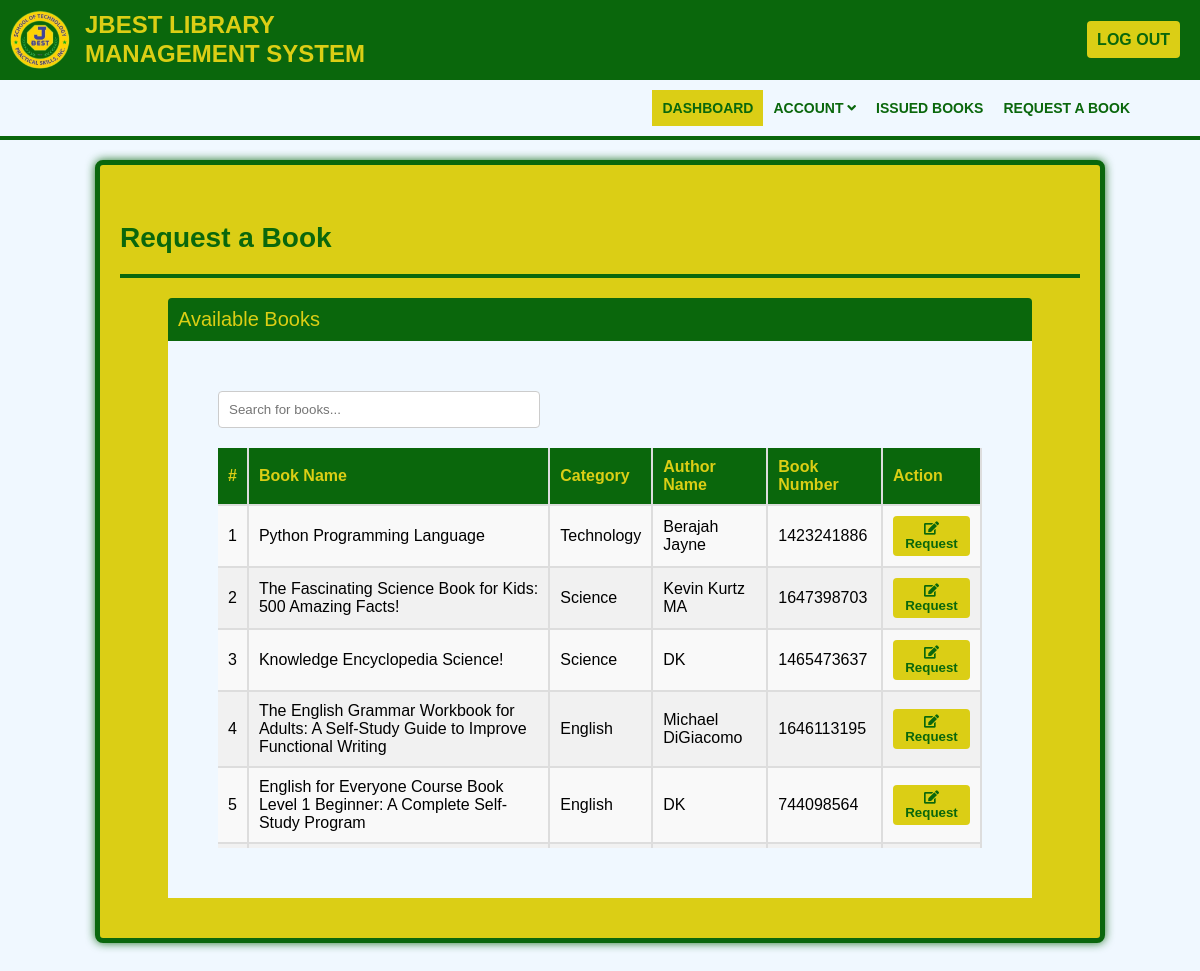
Page /faculty/faculty-Request_book.php on the committed database.
### tables this page shows
CREATE TABLE `tblbooks` (
  `id` int(11) NOT NULL,
  `BookName` varchar(250) DEFAULT NULL,
  `Copies` int(11) DEFAULT NULL,
  `IssuedCopies` int(1) NOT NULL DEFAULT 0,
  `BookNumber` int(100) NOT NULL,
  `CatId` int(11) DEFAULT NULL,
  `AuthorId` int(11) DEFAULT NULL,
  `datepublished` date DEFAULT NULL,
  `RegDate` timestamp NULL DEFAULT current_timestamp(),
  `UpdationDate` timestamp NULL DEFAULT NULL ON UPDATE current_timestamp(),
  `archive` int(1) NOT NULL DEFAULT 1
);

CREATE TABLE `tblcategory` (
  `id` int(11) NOT NULL,
  `CategoryName` varchar(150) DEFAULT NULL,
  `Status` int(1) DEFAULT NULL,
  `CreationDate` timestamp NULL DEFAULT current_timestamp(),
  `UpdationDate` timestamp NOT NULL DEFAULT current_timestamp() ON UPDATE current_timestamp()
);

CREATE TABLE `tblauthors` (
  `id` int(11) NOT NULL,
  `AuthorName` varchar(250) DEFAULT NULL,
  `creationDate` timestamp NULL DEFAULT current_timestamp(),
  `UpdationDate` timestamp NULL DEFAULT NULL ON UPDATE current_timestamp()
);

### faculty/faculty-Request_book.php (the view, shortened to what this page needs)
<?php
include('includes/config.php');
$updateIssuedBooksQuery = "
UPDATE tblbooks b
JOIN (
    SELECT
        b.id,
        LEAST(COUNT(CASE WHEN i.ReturnStatus = 0 THEN i.BookID END), b.Copies) AS IssuedCopies
    FROM tblbooks b
    LEFT JOIN tblissuedbookdetails i ON i.BookID = b.BookNumber
    GROUP BY b.id
) AS issued_books_data
ON b.id = issued_books_data.id
SET b.issuedcopies =
    CASE
        WHEN issued_books_data.IssuedCopies = b.Copies THEN 1
        WHEN issued_books_data.IssuedCopies != b.Copies THEN 0
        ELSE b.issuedcopies  -- Keep current value if no condition is met
    END
";
mysqli_query($conn, $updateIssuedBooksQuery);
$query = "
    SELECT tblbooks.BookName, tblcategory.CategoryName, tblauthors.AuthorName, tblbooks.BookNumber, tblbooks.issuedcopies
    FROM tblbooks
    INNER JOIN tblcategory ON tblbooks.CatID = tblcategory.id
    INNER JOIN tblauthors ON tblbooks.AuthorID = tblauthors.id
    WHERE tblbooks.archive = 1 AND tblbooks.issuedcopies = 0
";
$result = mysqli_query($conn, $query);
?>
<!DOCTYPE html>
<html lang="en">
<head>
    <link rel="stylesheet" href="https://cdnjs.cloudflare.com/ajax/libs/font-awesome/5.15.4/css/all.min.css">
    <link rel="stylesheet" href="assets/css/faculty.css">
</head>
<body>
    <?php include('includes/header.php'); ?>
    <div class="content-wrapper">
        <div class="container">
            <div class="row pad-botm">
                <div class="col-md-12">
                    <h4 class="header-line">Request a Book</h4>
                </div>
            </div>
            <div class="row">
                <div class="col-md-12">
                    <div class="panel panel-default">
                        <div class="panel-heading">
                            Available Books
                        </div>
                        <div class="panel-body">
                            <div class="search-box">
                                <input type="text" id="searchInput" onkeyup="filterTable()" placeholder="Search for books...">
                            </div>
                            <div class="table-responsive">
                                <table class="table table-striped table-bordered table-hover" id="dataTables-example">
                                    <thead>
                                        <tr>
                                            <th>#</th>
                                            <th>Book Name</th>
                                            <th>Category</th>
                                            <th>Author Name</th>
                                            <th>Book Number</th>
                                            <th>Action</th>
                                        </tr>
                                    </thead>
                                    <tbody>
                                        <?php
                                        $counter = 1;
                                        if (mysqli_num_rows($result) > 0) {
                                            while ($row = mysqli_fetch_assoc($result)) {
                                                $isDisabled = ($row['issuedcopies'] == 1) ? 'btn-disabled' : '';
                                                echo "<tr>";
                                                echo "<td class='center'>{$counter}</td>";
                                                echo "<td class='center'>{$row['BookName']}</td>";
                                                echo "<td class='center'>{$row['CategoryName']}</td>";
                                                echo "<td class='center'>{$row['AuthorName']}</td>";
                                                echo "<td class='center'>{$row['BookNumber']}</td>";
                                                echo "<td class='center'>
                                                        <a href='faculty-request.php?BookNumber={$row['BookNumber']}&BookName={$row['BookName']}&AuthorName={$row['AuthorName']}&CategoryName={$row['CategoryName']}'>
                                                        <button class='btn btn-primary {$isDisabled}' name='submit' id='submit' type='submit' ".($isDisabled ? 'disabled' : '').">
                                                            <i class='fa fa-edit'></i> Request
                                                        </button>
                                                        </a>
                                                      </td>";
                                                echo "</tr>";
                                                $counter++;
                                            }
                                        } else {
                                            echo "<tr><td colspan='6' class='center'>No books available</td></tr>";
                                        }
                                        ?>
                                    </tbody>
                                </table>
                            </div>
                        </div>
                    </div>
                </div>
            </div>
        </div>
    </div>
</body>
</html>

### faculty/assets/css/faculty.css (style rules this page uses)
body { margin: 0; font-family: Arial, sans-serif; background-color: aliceblue; }
.content-wrapper { padding: 20px; background-color: #dbce15; border-radius: 8px; border: 5px solid #0a670c; box-shadow: 0 0 10px rgba(10, 103, 12, 0.9); margin: 20px auto; max-width: 80%; }
.header-line { font-size: 28px; color: #0A670C; font-weight: bold; margin-bottom: 20px; border-bottom: 4px solid #0a670c; padding-bottom: 10px; }
.pad-botm { margin-bottom: 20px; }
.header-line { font-size: 28px; color: #0A670C; font-weight: bold; margin-bottom: 20px; border-bottom: 4px solid #0a670c; padding-bottom: 20px; }
.panel-heading { background-color: #0A670C; color: #dbce15; padding: 10px; font-size: 20px; border-radius: 4px 4px 0 0; align-items: center; margin-left: 5%; margin-right: 5%; }
.panel-body { padding: 50px; background-color: aliceblue; padding: 50px; margin-left: 5%; margin-right: 5%; margin-bottom: 20px; }

### faculty/faculty-Request_book.php (style rules this page uses)
table { width: 100%; border-collapse: collapse; margin-bottom: 20px; font-family: Arial, sans-serif; background-color: white; }
table thead th { background-color: #0a670c; color: #dbce15; padding: 10px; text-align: left; font-weight: bold; border-bottom: 2px solid #ddd; border-right: 2px solid #ddd; }
table tbody td { padding: 10px; border-bottom: 2px solid #ddd; border-right: 2px solid #ddd; }
table tbody tr:nth-child(odd) { background-color: #f9f9f9; }
table tbody tr:nth-child(even) { background-color: #f1f1f1; }
.btn { padding: 5px 10px; border-radius: 4px; text-decoration: none; color: #fff; }
.btn-primary { background-color: #dbce15; color: #0a670c; font-weight: 600; border: none; }
.search-box input { width: 300px; padding: 10px; border-radius: 4px; border: 1px solid #ccc; margin-bottom: 20px; }
.table-responsive { max-height: 400px; overflow-y: auto; }

### rows in the picture
tblbooks: BookName "Python Programming Language", tblcategory.CategoryName "Technology", AuthorId.AuthorName "Berajah Jayne", BookNumber "1423241886"
tblbooks: BookName "The Fascinating Science Book for Kids: 500 Amazing Facts!", tblcategory.CategoryName "Science", AuthorId.AuthorName "Kevin Kurtz MA", BookNumber "1647398703"
tblbooks: BookName "Knowledge Encyclopedia Science!", tblcategory.CategoryName "Science", AuthorId.AuthorName "DK", BookNumber "1465473637"
tblbooks: BookName "The English Grammar Workbook for Adults: A Self-Study Guide to Improve Functional Writing", tblcategory.CategoryName "English", AuthorId.AuthorName "Michael DiGiacomo", BookNumber "1646113195"
tblbooks: BookName "English for Everyone Course Book Level 1 Beginner: A Complete Self-Study Program", tblcategory.CategoryName "English", AuthorId.AuthorName "DK", BookNumber "744098564"
